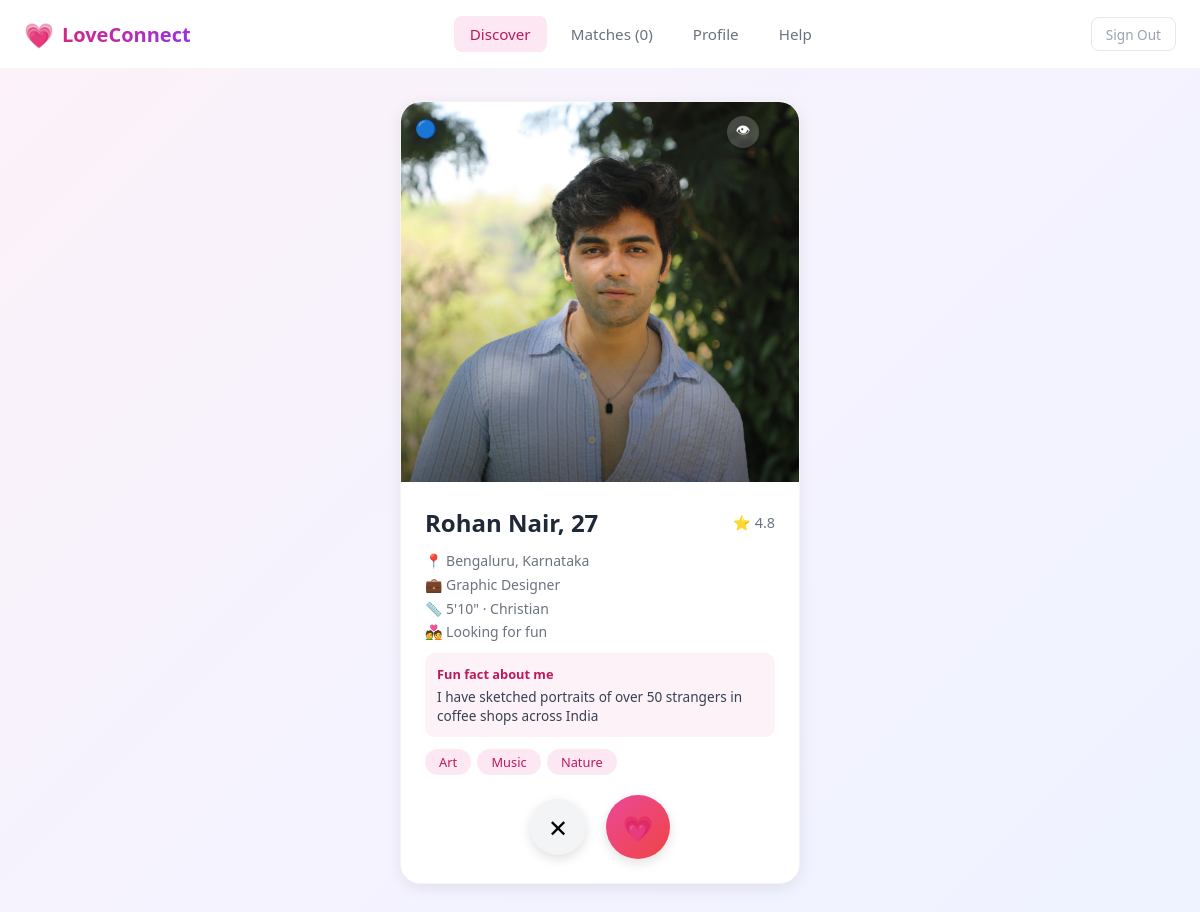
The app's page /app.php (signed in) with its own data.
### tables this page shows
CREATE TABLE IF NOT EXISTS users (
    id            INT AUTO_INCREMENT PRIMARY KEY,
    name          VARCHAR(100) NOT NULL,
    email         VARCHAR(150) NOT NULL UNIQUE,
    phone         VARCHAR(30),
    password_hash VARCHAR(255) NOT NULL,
    date_of_birth DATE,
    age           INT DEFAULT 18,
    profession    VARCHAR(100),
    gender        ENUM('male','female','other') DEFAULT 'other',
    looking_for   ENUM('male','female','both') DEFAULT 'both',
    native_place  VARCHAR(150),
    current_location VARCHAR(150),
    height        VARCHAR(20),
    religion      VARCHAR(50),
    relationship_goal ENUM('long-term','short-term','casual','fun') DEFAULT 'long-term',
    drinking_habits   ENUM('never','socially','regularly','prefer-not-to-say') DEFAULT 'never',
    smoking_habits    ENUM('never','socially','regularly','prefer-not-to-say') DEFAULT 'never',
    languages     TEXT COMMENT 'JSON array',
    bio           TEXT,
    interests     TEXT COMMENT 'JSON array',
    hobbies       TEXT COMMENT 'JSON array',
    partner_preferences TEXT COMMENT 'JSON array',
    photos        TEXT COMMENT 'JSON array of file paths',
    is_online     TINYINT(1) DEFAULT 0,
    is_verified   ENUM('verified','partially-verified','unverified') DEFAULT 'unverified',
    prompts       TEXT COMMENT 'JSON array [{question, answer}]',
    onboarding_done TINYINT(1) DEFAULT 0,
    created_at    TIMESTAMP DEFAULT CURRENT_TIMESTAMP
);

### db.php (called while the page is built, shortened)
<?php
function currentUser(): ?array {
    return $_SESSION['user'] ?? null;
}
function requireAuth(): array {
    $user = currentUser();
    return $user;
}
?>

### app.php (the view, shortened to what this page needs)
<?php
require_once 'db.php';
$user = requireAuth();
$db   = getDB();
$view = $_GET['view'] ?? 'discover';
$lookingFor = $user['looking_for'] ?? 'both';
$genderWhere = '';
if ($lookingFor === 'male')   $genderWhere = "AND u.gender='male'";
$discoverSQL = "SELECT u.* FROM users u
    WHERE u.id != {$user['id']}
    AND u.onboarding_done = 1
    $genderWhere
    AND u.id NOT IN (SELECT to_user_id FROM likes WHERE from_user_id={$user['id']})
    ORDER BY RAND() LIMIT 20";
$discoverUsers = $db->query($discoverSQL)->fetchAll();
$matchesSQL = "SELECT m.*,
    IF(m.user1_id={$user['id']}, m.user2_id, m.user1_id) AS other_user_id,
    m.chat_id
    FROM matches m
    WHERE m.user1_id={$user['id']} OR m.user2_id={$user['id']}
    ORDER BY m.created_at DESC";
$myMatches = $db->query($matchesSQL)->fetchAll();
function decodeUser(array $u): array {
    $u['interests'] = json_decode($u['interests'] ?? '[]', true) ?: [];
    $u['hobbies']   = json_decode($u['hobbies'] ?? '[]', true) ?: [];
    $u['photos']    = json_decode($u['photos'] ?? '[]', true) ?: [];
    $u['prompts']   = json_decode($u['prompts'] ?? '[]', true) ?: [];
    return $u;
}
$currentDiscoverUser = !empty($discoverUsers) ? decodeUser($discoverUsers[0]) : null;
?>
<!DOCTYPE html>
<html lang="en">
<head>
<link rel="stylesheet" href="css/style.css">
</head>
<body>
<div class="app-header">
  <div class="app-header-row">
    <div class="logo"><span class="logo-heart">💗</span><span class="text-grad">LoveConnect</span></div>
    <nav class="app-desk-nav">
      <button onclick="setView('discover')" class="<?= $view==='discover'?'active':'' ?>">Discover</button>
      <button onclick="setView('matches')"  class="<?= $view==='matches'?'active':'' ?>">Matches (<?= count($myMatches) ?>)</button>
      <button onclick="setView('profile')"  class="<?= $view==='profile'?'active':'' ?>">Profile</button>
      <button onclick="setView('help')"     class="<?= $view==='help'?'active':'' ?>">Help</button>
    </nav>
    <div style="display:flex;align-items:center;gap:.75rem">
      <a href="api/logout.php" style="font-size:.85rem;color:#9ca3af;padding:.4rem .875rem;border:1px solid #e5e7eb;border-radius:.5rem">Sign Out</a>
    </div>
  </div>
</div>
<div class="app-content">
  <div id="view-discover" class="view-panel" style="<?= $view!=='discover'?'display:none':'' ?>">
    <?php if (!$currentDiscoverUser): ?>
    <div class="empty-state">
      <div class="icon">💗</div>
      <h3>No more profiles</h3>
      <p>Check back later for new matches!</p>
    </div>
    <?php else:
      $photo = $currentDiscoverUser['photos'][0] ?? 'https://images.pexels.com/photos/3310695/pexels-photo-3310695.jpeg';
      $firstPrompt = $currentDiscoverUser['prompts'][0] ?? null;
    ?>
    <div class="discover-wrap">
      <div class="card" id="discoverCard" data-user-id="<?= $currentDiscoverUser['id'] ?>">
        <div style="position:relative">
          <img src="<?= htmlspecialchars($photo) ?>" alt="<?= htmlspecialchars($currentDiscoverUser['name']) ?>" class="profile-img-card" onclick="openProfileModal(<?= $currentDiscoverUser['id'] ?>)" style="border-radius:1.25rem 1.25rem 0 0">
          <?php if ($currentDiscoverUser['is_verified'] !== 'unverified'): ?>
          <div style="position:absolute;top:.875rem;left:.875rem;font-size:1.1rem"><?= $currentDiscoverUser['is_verified']==='verified'?'✅':'🔵' ?></div>
          <?php endif; ?>
          <button onclick="openProfileModal(<?= $currentDiscoverUser['id'] ?>)" style="position:absolute;top:.875rem;right:2.5rem;background:rgba(255,255,255,.2);border:none;border-radius:9999px;width:2rem;height:2rem;color:#fff;cursor:pointer;font-size:.9rem">👁</button>
        </div>
        <div class="profile-card-info">
          <div class="profile-card-name-row">
            <span class="profile-card-name"><?= htmlspecialchars($currentDiscoverUser['name']) ?>, <?= (int)$currentDiscoverUser['age'] ?></span>
            <div class="rating"><span class="star">⭐</span> 4.8</div>
          </div>
          <div class="info-row">📍 <?= htmlspecialchars($currentDiscoverUser['current_location'] ?? '') ?></div>
          <div class="info-row">💼 <?= htmlspecialchars($currentDiscoverUser['profession'] ?? '') ?></div>
          <div class="info-row">📏 <?= htmlspecialchars($currentDiscoverUser['height'] ?? '') ?> · <?= htmlspecialchars($currentDiscoverUser['religion'] ?? '') ?></div>
          <div class="info-row">💑 Looking for <?= htmlspecialchars($currentDiscoverUser['relationship_goal'] ?? '') ?></div>
          <?php if ($firstPrompt): ?>
          <div class="prompt-box">
            <p class="prompt-q"><?= htmlspecialchars($firstPrompt['question']) ?></p>
            <p class="prompt-a"><?= htmlspecialchars($firstPrompt['answer']) ?></p>
          </div>
          <?php endif; ?>
          <div class="tags-row mt-2">
            <?php foreach (array_slice($currentDiscoverUser['interests'],0,3) as $int): ?>
            <span class="tag tag-pink"><?= htmlspecialchars($int) ?></span>
            <?php endforeach; ?>
          </div>
          <div class="action-btns">
            <button class="action-btn action-dislike" onclick="handleDislike()" title="Skip">✕</button>
            <button class="action-btn action-like"    onclick="handleLike()"    title="Like">💗</button>
          </div>
        </div>
      </div>
    </div>
    <?php endif; ?>
  </div>
</div>
</body>
</html>

### css/style.css (style rules this page uses)
*, *::before, *::after { box-sizing: border-box; margin: 0; padding: 0; }
body { font-family: 'Segoe UI', system-ui, sans-serif; background: linear-gradient(135deg, #fdf2f8, #f5f3ff, #eef2ff); min-height: 100vh; color: #1f2937; }
a { text-decoration: none; color: inherit; }
button { cursor: pointer; border: none; background: none; font-family: inherit; }
.logo { display: flex; align-items: center; gap: .5rem; font-size: 1.25rem; font-weight: 700; }
.logo-heart { font-size: 1.5rem; }
.text-grad { background: linear-gradient(135deg, #db2777, #9333ea); -webkit-background-clip: text; -webkit-text-fill-color: transparent; background-clip: text; }
.card { background: #fff; border-radius: 1.25rem; box-shadow: 0 4px 16px rgba(0,0,0,.08); border: 1px solid #f3f4f6; }
.app-header { background: #fff; border-bottom: 1px solid #f3f4f6; padding: 1rem 1.5rem; }
.app-header-row { display: flex; align-items: center; justify-content: space-between; }
.app-desk-nav { display: flex; gap: .5rem; }
.app-desk-nav button { padding: .5rem 1rem; border-radius: .5rem; font-weight: 500; color: #6b7280; border: none; background: none; cursor: pointer; transition: all .2s; font-size: .95rem; }
.app-desk-nav button.active { background: #fce7f3; color: #be185d; }
.app-content { max-width: 900px; margin: 0 auto; padding: 2rem 1.5rem 5rem; }
.discover-wrap { max-width: 400px; margin: 0 auto; }
.profile-img-card { width: 100%; height: 380px; object-fit: cover; cursor: pointer; display: block; }
.profile-card-info { padding: 1.5rem; }
.profile-card-name-row { display: flex; align-items: center; justify-content: space-between; margin-bottom: .75rem; }
.profile-card-name { font-size: 1.5rem; font-weight: 700; }
.rating { display: flex; align-items: center; gap: .25rem; font-size: .9rem; color: #6b7280; }
.rating .star { color: #facc15; }
.info-row { display: flex; align-items: center; gap: .35rem; font-size: .875rem; color: #6b7280; margin-bottom: .3rem; }
.action-btns { display: flex; justify-content: center; align-items: center; gap: 1.25rem; margin-top: 1.25rem; }
.action-btn { border-radius: 9999px; border: none; cursor: pointer; display: flex; align-items: center; justify-content: center; transition: transform .25s; box-shadow: 0 4px 12px rgba(0,0,0,.12); font-size: 1.5rem; }
.action-dislike { width: 3.5rem; height: 3.5rem; background: #f3f4f6; }
.action-like { width: 4rem; height: 4rem; background: linear-gradient(135deg, #ec4899, #ef4444); }
.tag { display: inline-flex; align-items: center; padding: .25rem .875rem; border-radius: 9999px; font-size: .8rem; font-weight: 500; }
.tag-pink { background: #fce7f3; color: #be185d; }
.tags-row { display: flex; flex-wrap: wrap; gap: .4rem; }
.prompt-box { background: #fdf2f8; border-radius: .625rem; padding: .75rem; margin: .75rem 0; }
.prompt-q { font-size: .8rem; font-weight: 600; color: #be185d; margin-bottom: .25rem; }
.prompt-a { font-size: .85rem; color: #374151; }
.mt-2 { margin-top:.5rem }

### records on screen
users: name "Rohan Nair", age "27", current_location "Bengaluru, Karnataka", profession "Graphic Designer", height "5'10\"", religion "Christian", relationship_goal "fun"

### other values on screen
count($myMatches) "0"
$firstPrompt['question'] "Fun fact about me"
$firstPrompt['answer'] "I have sketched portraits of over 50 strangers in coffee shops across India"
$int "Art"
$int "Music"
$int "Nature"
